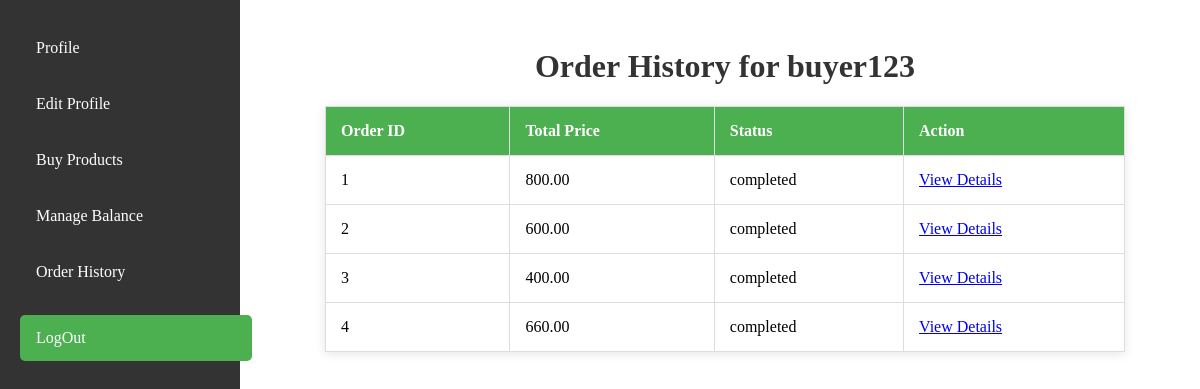
The page /buyer/view/order_history.php (signed in) on the database its author committed.
### tables this page shows
CREATE TABLE `orders` (
  `OID` int(11) NOT NULL,
  `BuyerUsername` varchar(100) DEFAULT NULL,
  `TotalPrice` decimal(10,2) DEFAULT NULL,
  `DeliveryUsername` varchar(100) DEFAULT NULL,
  `Status` varchar(100) DEFAULT NULL
);

### buyer/control/order_history_control.php (called while the page is built, shortened)
<?php
include('../model/db.php');
$buyerUsername = $_SESSION['username'];
$db = new mydb();
$conn = $db->openCon();
$orders = $db->getOrderHistory($buyerUsername, $conn);
?>

### buyer/model/db.php (called while the page is built, shortened)
<?php
class mydb {
    function getOrderHistory($buyerUsername, $connobject) {
        $query = "SELECT OID, TotalPrice, Status FROM orders WHERE BuyerUsername = '$buyerUsername'";
        $result = $connobject->query($query);
        $orders = [];
        if ($result) {
            while ($row = $result->fetch_assoc()) {
                $orders[] = $row;
            }
        }
        return $orders;
    }
}
?>

### buyer/view/order_history.php (the view, shortened to what this page needs)
<?php
include('../control/order_history_control.php');
$buyerUsername = $_SESSION['username'];
?>
<!DOCTYPE html>
<html lang="en">
<head>
    <link rel="stylesheet" href="../css/buyer_profile.css">
</head>
<body>
    <div class="navbar">
        <a href="buyer_profile.php">Profile</a>
        <a href="edit_profile.php">Edit Profile</a>
        <a href="buy_product.php">Buy Products</a>
        <a href="manage_balance.php">Manage Balance</a>
        <a href="order_history.php">Order History</a>
        <div class="logout-container">
            <a class="logout-button" href="../../layout/view/login.php">LogOut</a>
        </div>
    </div>
    <div class="main-content">
        <h1>Order History for <?php echo htmlspecialchars($buyerUsername); ?></h1>
        <?php if (!empty($orders)): ?>
            <table border="1">
                <tr>
                    <th>Order ID</th>
                    <th>Total Price</th>
                    <th>Status</th>
                    <th>Action</th>
                </tr>
                <?php foreach ($orders as $order): ?>
                    <tr>
                        <td><?php echo htmlspecialchars($order['OID']); ?></td>
                        <td><?php echo htmlspecialchars($order['TotalPrice']); ?></td>
                        <td><?php echo htmlspecialchars($order['Status']); ?></td>
                        <td><a href="order_details.php?oid=<?php echo htmlspecialchars($order['OID']); ?>">View Details</a></td>
                    </tr>
                <?php endforeach; ?>
            </table>
        <?php else: ?>
            <p>No orders found.</p>
        <?php endif; ?>
    </div>
</body>
</html>

### buyer/css/buyer_profile.css (style rules this page uses)
.navbar { width: 200px; background-color: #333; padding: 20px; display: flex; flex-direction: column; align-items: flex-start; height: 100vh; position: fixed; top: 0; left: 0; }
.navbar a { color: white; text-decoration: none; padding: 14px 16px; margin: 5px 0; width: 100%; text-align: left; border-radius: 5px; border: none; }
.main-content { margin-left: 250px; padding: 20px; }
h1, h2 { text-align: center; color: #333; margin-top: 20px; }
table { width: 100%; max-width: 800px; margin: 20px auto; border-collapse: collapse; box-shadow: 0 2px 10px rgba(0, 0, 0, 0.1); }
th, td { padding: 15px; text-align: left; border: 1px solid #ddd; }
th { background-color: #4CAF50; color: #fff; }
.logout-container { margin-top: 10px; width: 100%; }
.logout-button { display: block; background-color: #4CAF50; color: white; padding: 10px; border: none; font-size: 1em; border-radius: 5px; cursor: pointer; width: 100%; text-align: left; text-decoration: none; }

### rows shown on the page
orders: OID "1", TotalPrice "800.00", Status "completed"
orders: OID "2", TotalPrice "600.00", Status "completed"
orders: OID "3", TotalPrice "400.00", Status "completed"
orders: OID "4", TotalPrice "660.00", Status "completed"

### other values the page prints
$buyerUsername "buyer123"
